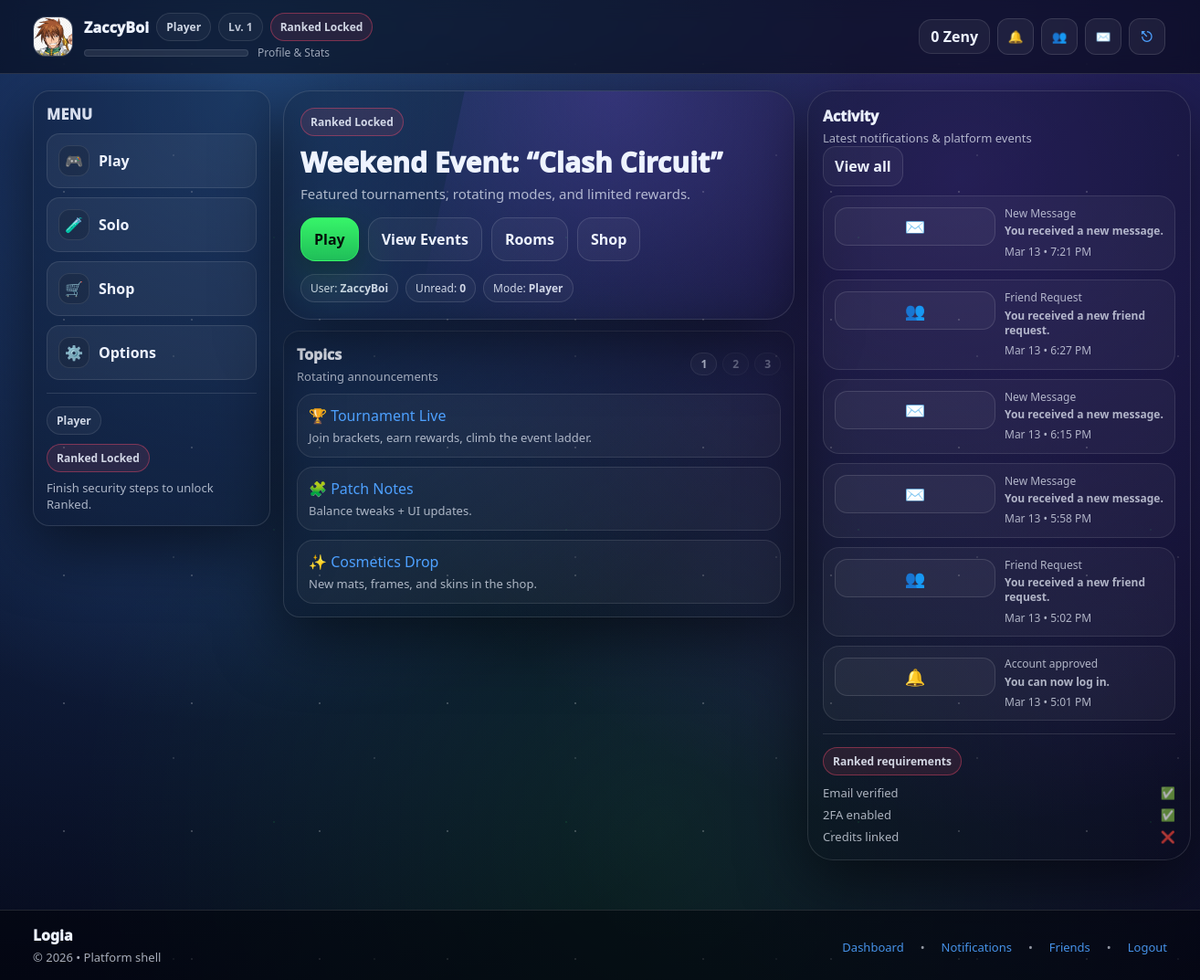
Page /dashboard.php (signed in) on the earlier database version.
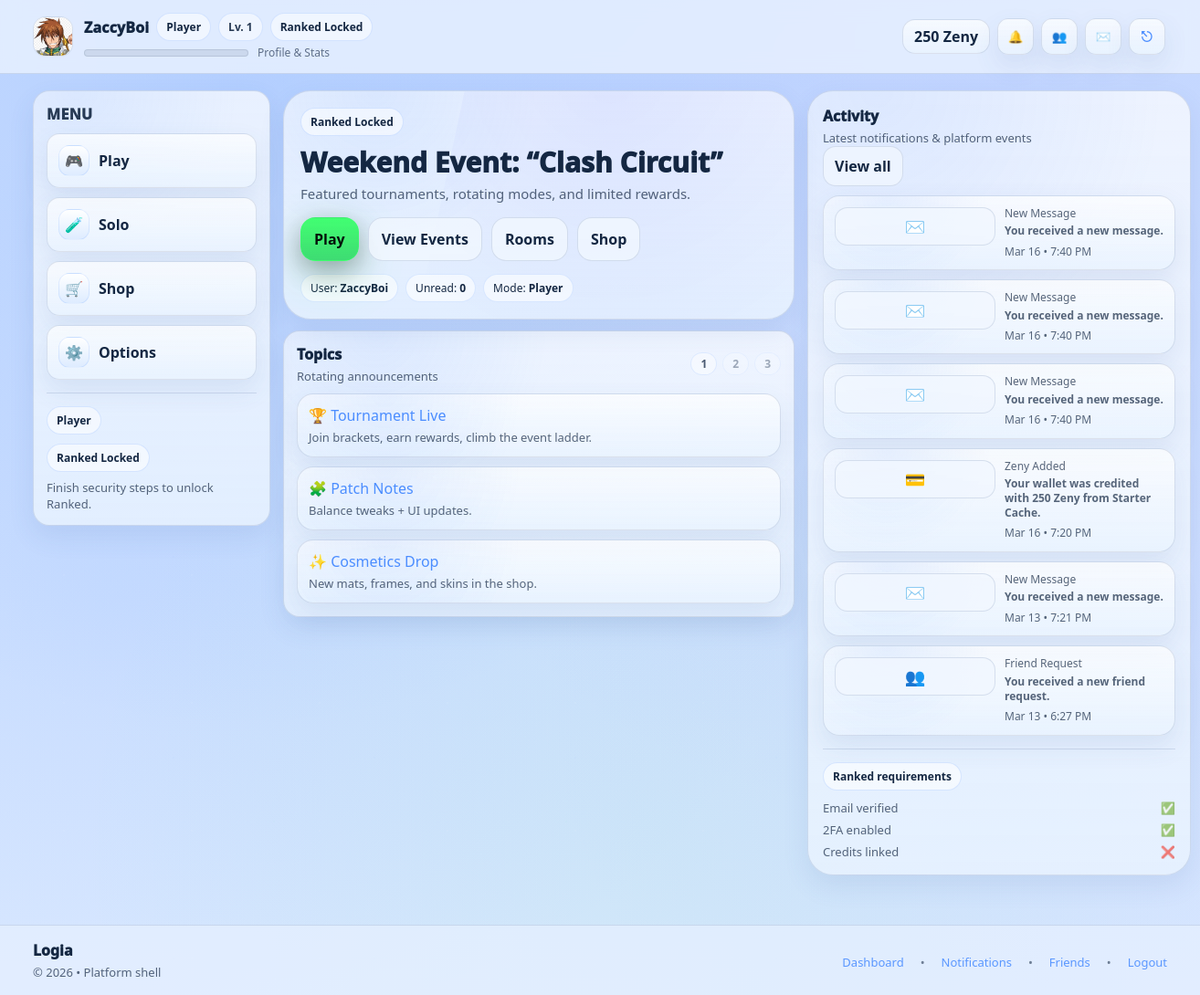
Same page on the later database version.
### tables this page shows
CREATE TABLE `users` (
  `id` bigint UNSIGNED NOT NULL,
  `username` varchar(32) NOT NULL,
  `email` varchar(255) NOT NULL,
  `password_hash` varchar(255) NOT NULL,
  `display_name` varchar(64) DEFAULT NULL,
  `email_verified_at` datetime DEFAULT NULL,
  `failed_login_attempts` int NOT NULL DEFAULT '0',
  `security_challenge_required` tinyint(1) NOT NULL DEFAULT '0',
  `last_failed_login_at` datetime DEFAULT NULL,
  `approval_status` enum('pending','approved','rejected') NOT NULL DEFAULT 'pending',
  `approved_by` bigint UNSIGNED DEFAULT NULL,
  `approved_at` datetime DEFAULT NULL,
  `rejected_reason` varchar(255) DEFAULT NULL,
  `is_active` tinyint(1) NOT NULL DEFAULT '1',
  `is_guest` tinyint(1) NOT NULL DEFAULT '0',
  `banned_until` datetime DEFAULT NULL,
  `bank_link_status` enum('none','pending','linked','failed') NOT NULL DEFAULT 'none',
  `bank_linked_at` datetime DEFAULT NULL,
  `appearance_mode` enum('default','dark','light') NOT NULL DEFAULT 'default',
  `last_login_at` datetime DEFAULT NULL,
  `created_at` datetime NOT NULL DEFAULT CURRENT_TIMESTAMP,
  `updated_at` datetime NOT NULL DEFAULT CURRENT_TIMESTAMP ON UPDATE CURRENT_TIMESTAMP,
  `level` int DEFAULT '1',
  `exp` int DEFAULT '0',
  `exp_to_next` int DEFAULT '100',
  `credits` int DEFAULT '0',
  `matches_played` int DEFAULT '0',
  `matches_won` int DEFAULT '0',
  `bio` text,
  `avatar_path` varchar(255) DEFAULT NULL,
  `favorite_deck` varchar(100) DEFAULT NULL,
  `tagline` varchar(120) DEFAULT NULL
);

CREATE TABLE `dashboard_notifications` (
  `id` bigint UNSIGNED NOT NULL,
  `user_id` bigint UNSIGNED NOT NULL,
  `type` varchar(32) NOT NULL,
  `title` varchar(120) NOT NULL,
  `body` varchar(500) DEFAULT NULL,
  `link_url` varchar(255) DEFAULT NULL,
  `is_read` tinyint(1) NOT NULL DEFAULT '0',
  `created_at` datetime NOT NULL DEFAULT CURRENT_TIMESTAMP,
  `read_at` datetime DEFAULT NULL
);

### dashboard.php (the view, shortened to what the changed rows need)
<?php
require_once __DIR__ . "/includes/db.php";
require_once __DIR__ . "/includes/helpers.php";
require_once __DIR__ . "/includes/auth.php";
require_once __DIR__ . "/includes/ui.php";
$u  = current_user();
$bp = base_path();
$is_guest  = ((int)($u['is_guest'] ?? 0) === 1);
$req       = ranked_requirements($mysqli, $u);
$ranked_ok = (!$is_guest && !empty($req['ranked_ok']));
$notes  = fetch_notifications($mysqli, (int)$u['id'], 6);
$unread = count_unread_notifications($mysqli, (int)$u['id']);
ui_header("Dashboard");
?>
<section class="section section--flush-top">
  <div class="hub-grid">
    <aside class="card hub-left hub-sidebar">
      <div class="hub-sidebar__title">
        MENU
      </div>
      <div class="hub-sidebar__nav">
        <a class="hub-item" href="<?= h($bp) ?>/play.php">
          <span class="hub-ico">🎮</span>
          <span>Play</span>
        </a>
        <a class="hub-item" href="<?= h($bp) ?>/solo.php">
          <span class="hub-ico">🧪</span>
          <span>Solo</span>
        </a>
        <?php if (!$is_guest): ?>
          <a class="hub-item" href="<?= h($bp) ?>/shop.php">
            <span class="hub-ico">🛒</span>
            <span>Shop</span>
          </a>
        <?php endif; ?>
        <a class="hub-item" href="<?= h($bp) ?>/profile.php?tab=overview">
          <span class="hub-ico">⚙️</span>
          <span>Options</span>
        </a>
      </div>
      <div class="hub-sidebar__status">
        <span class="pill"><?= $is_guest ? "Guest" : "Player" ?></span>
        <?php if (!$is_guest && !$ranked_ok): ?>
          <div class="hub-sidebar__status-block">
            <span class="pill status-pill--bad">Ranked Locked</span>
            <div class="hub-sidebar__hint">
              Finish security steps to unlock Ranked.
            </div>
          </div>
        <?php elseif (!$is_guest && $ranked_ok): ?>
          <div class="hub-sidebar__status-block">
            <span class="pill status-pill--good">Ranked Unlocked</span>
          </div>
        <?php endif; ?>
      </div>
    </aside>
    <main class="page-main">
      <div class="card hub-hero">
        <div class="hero-top">
          <?php if ($is_guest): ?>
            <span class="pill status-pill--warn">Guest: Casual only</span>
          <?php elseif ($ranked_ok): ?>
            <span class="pill status-pill--good">Ranked Ready</span>
          <?php else: ?>
            <span class="pill status-pill--bad">Ranked Locked</span>
          <?php endif; ?>
        </div>
        <div class="hero-body">
          <h2>Weekend Event: “Clash Circuit”</h2>
          <p class="lead hero-lead">
            Featured tournaments, rotating modes, and limited rewards.
          </p>
          <div class="hero-actions">
            <a class="btn btn-primary btn-lg" href="<?= h($bp) ?>/play.php">Play</a>
            <a class="btn btn-ghost btn-lg" href="<?= h($bp) ?>/events.php">View Events</a>
            <a class="btn btn-ghost btn-lg" href="<?= h($bp) ?>/room.php">Rooms</a>
            <?php if (!$is_guest): ?>
              <a class="btn btn-ghost btn-lg" href="<?= h($bp) ?>/shop.php">Shop</a>
            <?php endif; ?>
          </div>
          <div class="hero-meta">
            <span class="note">User: <b><?= h($u['username']) ?></b></span>
            <span class="note">Unread: <b><?= (int)$unread ?></b></span>
            <span class="note">Mode: <b><?= $is_guest ? "Guest" : "Player" ?></b></span>
          </div>
        </div>
      </div>
      <div class="stack-12">
        <div class="card panel-card">
          <div class="panel-head">
            <div>
              <div class="panel-title">Topics</div>
              <div class="panel-sub">
                Rotating announcements
              </div>
            </div>
            <div class="pill-row">
              <span class="pill pill-page-dot">1</span>
              <span class="pill pill-page-dot is-dim">2</span>
              <span class="pill pill-page-dot is-dim">3</span>
            </div>
          </div>
          <div class="stack-10 hub-mt-12">
            <a class="card-soft link-card" href="<?= h($bp) ?>/events.php">
              <div class="text-strong">🏆 Tournament Live</div>
              <div class="panel-sub">
                Join brackets, earn rewards, climb the event ladder.
              </div>
            </a>
            <a class="card-soft link-card" href="<?= h($bp) ?>/events.php">
              <div class="text-strong">🧩 Patch Notes</div>
              <div class="panel-sub">
                Balance tweaks + UI updates.
              </div>
            </a>
            <a class="card-soft link-card" href="<?= h($bp) ?>/events.php">
              <div class="text-strong">✨ Cosmetics Drop</div>
              <div class="panel-sub">
                New mats, frames, and skins in the shop.
              </div>
            </a>
          </div>
        </div>
      </div>
    </main>
    <aside class="hub-right">
      <div class="card panel-card--lg">
        <div class="panel-head-simple">
          <div>
            <div class="panel-title">Activity</div>
            <div class="panel-sub">
              Latest notifications & platform events
            </div>
          </div>
          <a class="btn btn-ghost" href="<?= h($bp) ?>/notifications.php">View all</a>
        </div>
        <div class="stack-10 hub-mt-12">
          <?php if (!$notes): ?>
            <div class="empty-state">
              No notifications yet.
            </div>
          <?php else: ?>
            <?php foreach ($notes as $n): ?>
              <?php
                $icon = notif_icon((string)$n['type']);
                $when = $n['created_at'] ? date("M d • g:i A", strtotime((string)$n['created_at'])) : '';
                $link = trim((string)($n['link_url'] ?? ''));
                if ($link !== '') {
                  $link = preg_replace('~^/cardgame/~', '/', $link);
                  if (preg_match('~^/messages\.php(\?.*)?$~i', $link, $m)) {
                    $qs = $m[1] ?? '';
                    $link = '/friends.php' . $qs;
                  }
                }
                if ($link === '') {
                  $href = $bp . "/notifications.php";
                } elseif (preg_match('~^https?://~i', $link)) {
                  $href = $link;
                } elseif (strpos($link, '/') === 0) {
                  $href = $bp . $link;
                } else {
                  $href = $bp . '/' . ltrim($link, '/');
                }
              ?>
            <a href="<?= h($href) ?>" class="card-soft activity-link">
              <div class="activity-row">
                <div class="activity-copy">
                  <?= $icon ?>
                </div>
                <div class="activity-main">
                  <div class="activity-kicker">
                    <?= h((string)($n['title'] ?? 'Notification')) ?>
                  </div>
                  <?php if (!empty($n['body'])): ?>
                    <div class="activity-body">
                      <?= h((string)$n['body']) ?>
                    </div>
                  <?php endif; ?>
                  <div class="activity-meta">
                    <?= h($when) ?>
                  </div>
                </div>
              </div>
            </a>
            <?php endforeach; ?>
          <?php endif; ?>
        </div>
        <?php if (!$is_guest && !$ranked_ok): ?>
          <div class="requirements-card">
            <div class="pill status-pill--bad">
              Ranked requirements
            </div>
            <div class="requirements-list">
              <div class="requirements-row"><span>Email verified</span><span><?= $req['email_ok'] ? "✅" : "❌" ?></span></div>
              <div class="requirements-row"><span>2FA enabled</span><span><?= $req['twofa_ok'] ? "✅" : "❌" ?></span></div>
              <div class="requirements-row"><span>Credits linked</span><span><?= $req['bank_ok'] ? "✅" : "❌" ?></span></div>
            </div>
          </div>
        <?php endif; ?>
      </div>
    </aside>
  </div>
</section>
<?php ui_footer(); ?>

### includes/ui.php (shortened to what the changed rows need)
<?php
require_once __DIR__ . '/helpers.php';
require_once __DIR__ . '/db.php';
require_once __DIR__ . '/auth.php';
require_once __DIR__ . '/messages_helpers.php';
function notif_icon(string $type): string {
  return match ($type) {
    'admin_approval'  => '🛡️',
    'security_alert'  => '🔐',
    'credit_update'   => '💳',
    'match_result'    => '🏁',
    'ranked_unlock'   => '🏆',
    'friend_request'  => '👥',
    'friend_accept'   => '✅',
    'message'         => '✉️',
    default           => '🔔',
  };
}
function fetch_notifications(mysqli $mysqli, int $user_id, int $limit = 8): array {
  $stmt = $mysqli->prepare("
    SELECT id, type, title, body, link_url, is_read, created_at
    FROM dashboard_notifications
    WHERE user_id = ?
    ORDER BY created_at DESC
    LIMIT ?
  ");
  $stmt->bind_param("ii", $user_id, $limit);
  $stmt->execute();
  $rows = $stmt->get_result()->fetch_all(MYSQLI_ASSOC);
  return $rows;
}
function ranked_requirements(mysqli $mysqli, array $u): array {
  $uid = (int)$u['id'];
  $stmt = $mysqli->prepare("SELECT is_enabled FROM two_factor_secrets WHERE user_id = ? LIMIT 1");
  $stmt->bind_param("i", $uid);
  $stmt->execute();
  $twofa = (int)($stmt->get_result()->fetch_assoc()['is_enabled'] ?? 0);
  $email_ok = !empty($u['email_verified_at']);
  $bank_ok  = (($u['bank_link_status'] ?? 'none') === 'linked');
  $twofa_ok = ($twofa === 1);
  return [
    'email_ok'  => $email_ok,
    'bank_ok'   => $bank_ok,
    'twofa_ok'  => $twofa_ok,
    'ranked_ok' => (($u['approval_status'] ?? '') === 'approved') && $email_ok && $bank_ok && $twofa_ok
  ];
}
function ui_appearance_mode(array $u): string {
  $mode = (string)($u['appearance_mode'] ?? 'default');
  return $mode;
}
function ui_header(string $title = 'Dashboard', bool $is_hub = true): void {
  global $mysqli;
  $bp = base_path();
  $u  = current_user();
  $uid = (int)$u['id'];
  $is_guest = ((int)($u['is_guest'] ?? 0) === 1);
  $role_label = $is_guest ? 'Guest' : 'Player';
  $level   = (int)($u['level'] ?? 1);
  $req = ranked_requirements($mysqli, $u);
  $ranked_ok = (!$is_guest && !empty($req['ranked_ok']));
  $mail_threads    = $is_guest ? [] : fetch_user_conversations($mysqli, $uid, 6);
  $zenyBalance = (int)($u['credits'] ?? 0);
  ?>
<!doctype html>
<html lang="en">
<head>
  <link rel="stylesheet" href="<?= h($bp) ?>/assets/style.css"/>
  <link rel="stylesheet" href="<?= h($bp) ?>/assets/hub.css"/>
  <link rel="stylesheet" href="<?= h($bp) ?>/assets/userstyle.css"/>
</head>
<body class="<?= $is_hub ? 'hub' : '' ?>" data-appearance="<?= h(ui_appearance_mode($u)) ?>">
<header class="topnav">
  <div class="topnav__inner topnav__inner--hub">
    <a href="<?= h($bp) ?>/profile.php" title="Profile & Stats" class="topnav-profile">
      <?php $navAvatar = trim((string)($u['avatar_path'] ?? '')); ?>
      <?php if ($navAvatar !== ''): ?>
        <img
          src="<?= h($bp . '/' . ltrim($navAvatar, '/')) ?>"
          alt="Profile Avatar"
          class="topnav-profile__avatarimg"
        >
      <?php else: ?>
        <div class="topnav-profile__avatarfallback">
          <?= h(strtoupper(substr((string)$u['username'], 0, 1))) ?>
        </div>
      <?php endif; ?>
      <div class="topnav-profile__meta">
        <div class="topnav-profile__row">
          <div class="topnav-profile__name">
            <?= h($u['display_name'] ?? $u['username']) ?>
          </div>
          <span class="pill"><?= h($role_label) ?></span>
          <span class="pill pill-soft">Lv. <?= (int)$level ?></span>
          <?php if ($is_guest): ?>
            <span class="pill status-pill--warn">Casual Only</span>
          <?php elseif (!$ranked_ok): ?>
            <span class="pill status-pill--bad">Ranked Locked</span>
          <?php endif; ?>
        </div>
        <div class="topnav-profile__subrow">
          <div class="topnav-profile__xpbar">
          </div>
          <div class="topnav-profile__subtext">Profile & Stats</div>
        </div>
      </div>
    </a>
    <div class="md-icons">
          <div
          class="md-ico-wrap md-balance-wrap"
          title="Zeny Balance"
        >
          <a
            href="<?= h($bp) ?>/shop.php?tab=credits"
            class="md-balance"
          >
            <span> <?= number_format($zenyBalance) ?> Zeny</span>
          </a>
      <a class="md-ico-wrap" href="<?= h($bp) ?>/logout.php" title="Logout">
        <div class="md-ico">⎋</div>
      </a>
    </div>
  </div>
</header>
<main class="container container--topspaced">
<?php
}
function ui_footer(): void {
  $bp = base_path();
  ?>
</main>
<footer class="sitefooter">
  <div class="sitefooter__inner sitefooter__inner--hubshell">
    <div>
      <div class="footbrand">Logia</div>
      <div class="footmuted">© <?= date('Y') ?> • Platform shell</div>
    </div>
    <div class="footmuted footmuted--links">
      <a href="<?= h($bp) ?>/dashboard.php">Dashboard</a>
      <span class="sep">•</span>
      <a href="<?= h($bp) ?>/notifications.php">Notifications</a>
      <span class="sep">•</span>
      <a href="<?= h($bp) ?>/friends.php">Friends</a>
      <span class="sep">•</span>
      <a href="<?= h($bp) ?>/logout.php">Logout</a>
    </div>
  </div>
</footer>
</body>
</html>
<?php
}

Differences in the rows shown:
no longer on this page (row unchanged): dashboard_notifications: type "✉️", title "New Message", body "You received a new message.", created_at "Mar 13 • 6:15 PM"
no longer on this page (row unchanged): dashboard_notifications: type "✉️", title "New Message", body "You received a new message.", created_at "Mar 13 • 5:58 PM"
no longer on this page (row unchanged): dashboard_notifications: type "👥", title "Friend Request", body "You received a new friend request.", created_at "Mar 13 • 5:02 PM"
no longer on this page (row unchanged): dashboard_notifications: type "🔔", title "Account approved", body "You can now log in.", created_at "Mar 13 • 5:01 PM"
changed users "ZaccyBoi": credits "0" → "250"; appearance_mode "default" → "light" (drawn)
added dashboard_notifications: type "✉️", title "New Message", body "You received a new message.", created_at "Mar 16 • 7:40 PM"
added dashboard_notifications: type "✉️", title "New Message", body "You received a new message.", created_at "Mar 16 • 7:40 PM"
added dashboard_notifications: type "✉️", title "New Message", body "You received a new message.", created_at "Mar 16 • 7:40 PM"
added dashboard_notifications: type "💳", title "Zeny Added", body "Your wallet was credited with 250 Zeny from Starter Cache.", created_at "Mar 16 • 7:20 PM"
